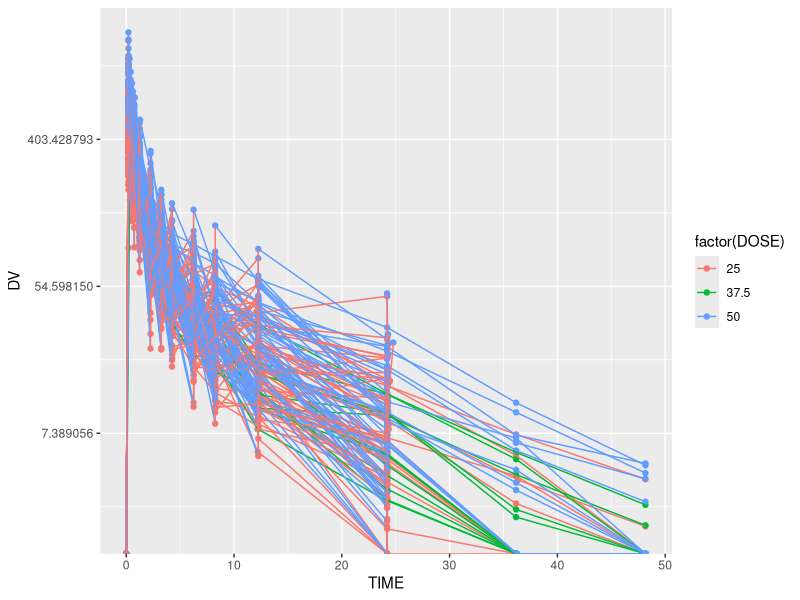

Write R code to recreate this figure.
## ---- chunk 1
#install.packages("tidyverse")
library(tidyverse)

#install.packages("ggplot2")
library(ggplot2)

#install.packages("here")
library(here)

## ---- chunk 2
#read in csv file
mavoglurant_data = read.csv(here("fitting-exercise", "Mavoglurant_A2121_nmpk.csv"))

#take a look at the structure
str(mavoglurant_data)

#summary 
summary(mavoglurant_data)
## ---- chunk 3

#generate time series figure

plot = ggplot() + geom_point(data = mavoglurant_data, aes(x = TIME, y = DV, group = ID, col = factor(DOSE))) + geom_line(data = mavoglurant_data, aes(x = TIME, y = DV, group = ID, col = factor(DOSE))) +
  scale_y_continuous(trans = "log")

